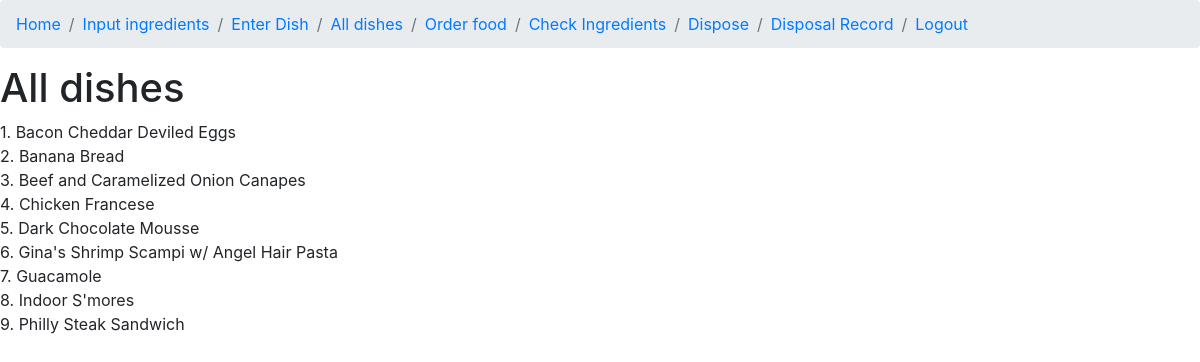
The app's page /alldishes (signed in), older data.
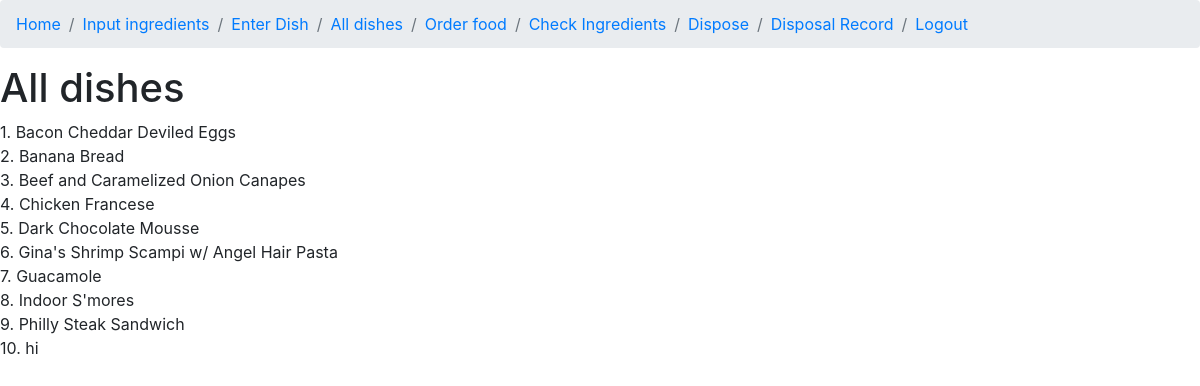
The same page, newer data.
### app/Pages/models.py (models this page shows, shortened)
class dishIngredientReq(db.Model):
    id = db.Column(db.Integer, primary_key=True)
    dishName = db.Column(db.String(64),index = True)
    ingredientName2 = db.Column(db.String(64),index = True)
    quantity2 = db.Column(db.Float)
    unitMeasure2 = db.Column(db.String(4))

### app/Pages/Fullmenu.py (the view)
@app.route('/alldishes', methods=["GET"])
@login_required
def fullmenu():
    dishes = dishIngredientReq.query.all()
    all = []
    for dish in dishes:
        all.append(dish.dishName)
    all = sorted(list(set(all)))
    for i, x in enumerate(all):
        all[i] = (i,x)
    return render_template('fullmenu.html', all=all)

### app/Pages/models.py (called while the page is built)
@login.user_loader
def load_user(id):
    return User.query.get(int(id))

### app/templates/fullmenu.html
{% extends "nav.html" %}
{% block content %}
    <h1>All dishes</h1>
    {% for i, dish in all %}
    <div>{{i+1}}. {{dish}}</div>
    {% endfor %}
{% endblock %}

### app/templates/nav.html (shortened to what this page needs)
<html>
    <head>
        <link rel="stylesheet" type= "text/css" href= "{{ url_for('static',filename='styles/main.css') }}"></link>
        <link rel="stylesheet" href="https://stackpath.bootstrapcdn.com/bootstrap/4.3.1/css/bootstrap.min.css">
    </head>
        <link rel="stylesheet" type= "text/css" href= "{{ url_for('static',filename='styles/main.css') }}"></link>
    <body>
        <nav aria-label="breadcrumb">
            <ol class = "breadcrumb">
                <li class="breadcrumb-item"><a href="/">Home</a></li>
                <li class="breadcrumb-item"><a href="/delivered">Input ingredients</a></li>
                <li class="breadcrumb-item"><a href="/makemenu">Enter Dish</a></li>
                <li class="breadcrumb-item"><a href="/alldishes">All dishes</a></li>
                <li class="breadcrumb-item"><a href="/order">Order food</a></li>
                <li class="breadcrumb-item"><a href="/stock">Check Ingredients</a></li>
                <li class="breadcrumb-item"><a href="/dispose">Dispose</a></li>
                <li class="breadcrumb-item"><a href="/manage">Disposal Record</a></li>
                <li class="breadcrumb-item"><a href="/logout">Logout</a></li>
        </nav>
            {% block content %} {% endblock %}
    </body>
</html>

### app/static/styles/main.css (style rules this page uses)
body { background-image: url("Main.jpg"); width: 100%; height:100%; background-size: cover; background-position: center center; background-repeat: no-repeat; background: rgba(255, 255, 255, 0.3); }

Row changes from the older to the newer data that the page shows:
added dishIngredientReq: i "10", dishName "hi"
